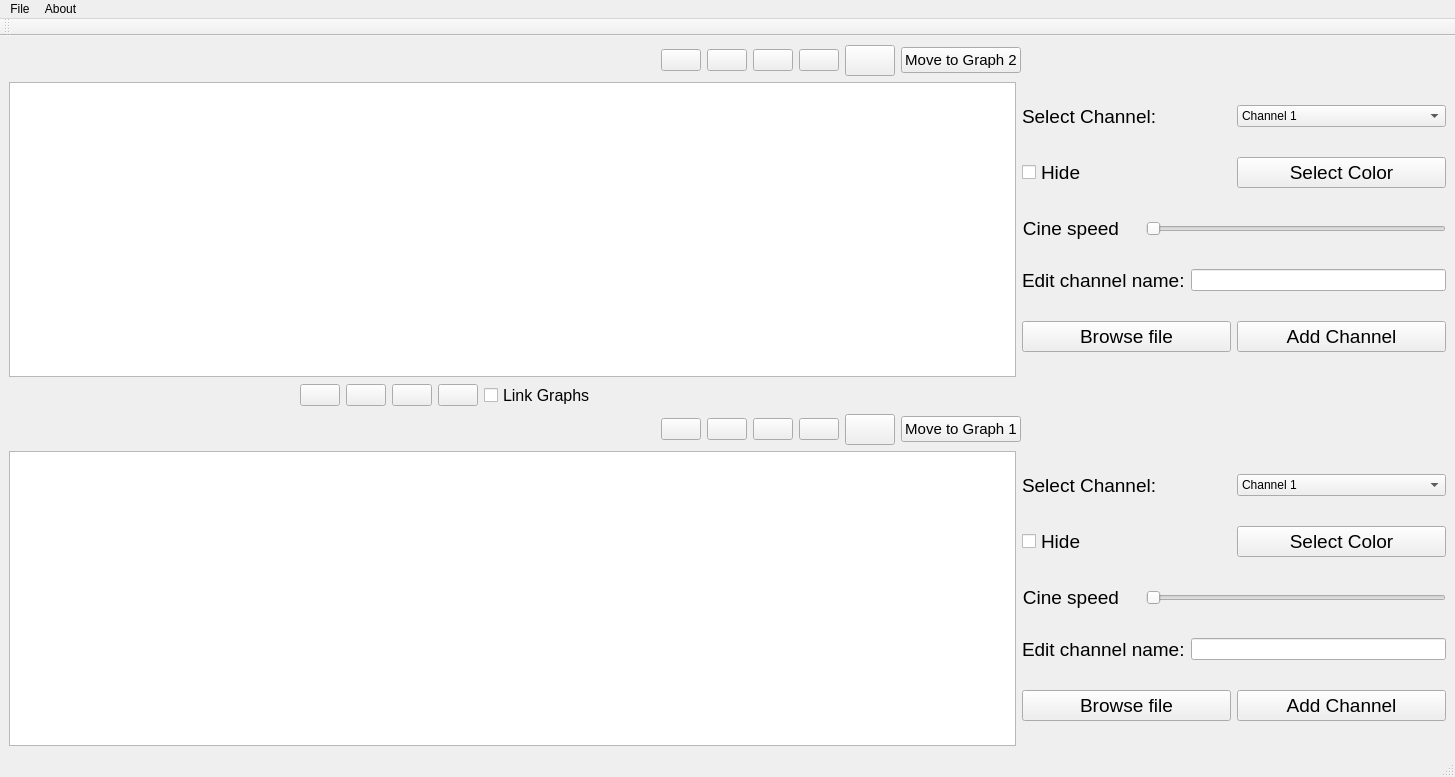
<?xml version="1.0" encoding="UTF-8"?>
<ui version="4.0">
 <class>MainWindow</class>
 <widget class="QMainWindow" name="MainWindow">
  <property name="geometry">
   <rect>
    <x>0</x>
    <y>0</y>
    <width>1455</width>
    <height>777</height>
   </rect>
  </property>
  <property name="windowTitle">
   <string>MainWindow</string>
  </property>
  <widget class="QWidget" name="centralwidget">
   <layout class="QGridLayout" name="gridLayout_3">
    <item row="0" column="0">
     <layout class="QHBoxLayout" name="horizontalLayout_11">
      <item>
       <spacer name="horizontalSpacer_9">
        <property name="orientation">
         <enum>Qt::Horizontal</enum>
        </property>
        <property name="sizeHint" stdset="0">
         <size>
          <width>40</width>
          <height>20</height>
         </size>
        </property>
       </spacer>
      </item>
      <item>
       <widget class="QPushButton" name="playPauseBtn1">
        <property name="enabled">
         <bool>true</bool>
        </property>
        <property name="maximumSize">
         <size>
          <width>50</width>
          <height>16777215</height>
         </size>
        </property>
        <property name="text">
         <string/>
        </property>
        <property name="icon">
         <iconset>
          <normaloff>Images/play.png</normaloff>Images/play.png</iconset>
        </property>
       </widget>
      </item>
      <item>
       <widget class="QPushButton" name="zoomInBtn1">
        <property name="maximumSize">
         <size>
          <width>50</width>
          <height>16777215</height>
         </size>
        </property>
        <property name="text">
         <string/>
        </property>
        <property name="icon">
         <iconset>
          <normaloff>Images/zoom-in.png</normaloff>Images/zoom-in.png</iconset>
        </property>
       </widget>
      </item>
      <item>
       <widget class="QPushButton" name="zoomOutBtn1">
        <property name="maximumSize">
         <size>
          <width>50</width>
          <height>16777215</height>
         </size>
        </property>
        <property name="text">
         <string/>
        </property>
        <property name="icon">
         <iconset>
          <normaloff>Images/zoom-out.png</normaloff>Images/zoom-out.png</iconset>
        </property>
       </widget>
      </item>
      <item>
       <widget class="QPushButton" name="rewindBtn1">
        <property name="maximumSize">
         <size>
          <width>50</width>
          <height>16777215</height>
         </size>
        </property>
        <property name="text">
         <string/>
        </property>
        <property name="icon">
         <iconset>
          <normaloff>Images/rewind.png</normaloff>Images/rewind.png</iconset>
        </property>
       </widget>
      </item>
      <item>
       <widget class="QPushButton" name="exportButton1">
        <property name="enabled">
         <bool>true</bool>
        </property>
        <property name="maximumSize">
         <size>
          <width>50</width>
          <height>16777215</height>
         </size>
        </property>
        <property name="font">
         <font>
          <pointsize>14</pointsize>
         </font>
        </property>
        <property name="text">
         <string/>
        </property>
        <property name="icon">
         <iconset>
          <normaloff>Images/export-pdf.png</normaloff>Images/export-pdf.png</iconset>
        </property>
       </widget>
      </item>
      <item>
       <widget class="QPushButton" name="moveToGraph2">
        <property name="font">
         <font>
          <pointsize>11</pointsize>
         </font>
        </property>
        <property name="text">
         <string>Move to Graph 2</string>
        </property>
       </widget>
      </item>
      <item>
       <spacer name="horizontalSpacer_2">
        <property name="orientation">
         <enum>Qt::Horizontal</enum>
        </property>
        <property name="sizeType">
         <enum>QSizePolicy::Fixed</enum>
        </property>
        <property name="sizeHint" stdset="0">
         <size>
          <width>425</width>
          <height>20</height>
         </size>
        </property>
       </spacer>
      </item>
     </layout>
    </item>
    <item row="1" column="0">
     <layout class="QGridLayout" name="plotGridLayout1">
      <item row="0" column="1">
       <layout class="QGridLayout" name="gridLayout">
        <item row="0" column="0" colspan="2">
         <layout class="QHBoxLayout" name="horizontalLayout">
          <item>
           <widget class="QLabel" name="selectChannelLabel1">
            <property name="font">
             <font>
              <pointsize>14</pointsize>
             </font>
            </property>
            <property name="text">
             <string>Select Channel:</string>
            </property>
           </widget>
          </item>
          <item>
           <widget class="QComboBox" name="channelList1">
            <property name="styleSheet">
             <string notr="true"/>
            </property>
            <item>
             <property name="text">
              <string>Channel 1</string>
             </property>
            </item>
           </widget>
          </item>
         </layout>
        </item>
        <item row="1" column="0" colspan="2">
         <layout class="QHBoxLayout" name="horizontalLayout_15">
          <item>
           <widget class="QCheckBox" name="checkBox1">
            <property name="font">
             <font>
              <pointsize>14</pointsize>
             </font>
            </property>
            <property name="text">
             <string>Hide </string>
            </property>
           </widget>
          </item>
          <item>
           <widget class="QPushButton" name="selectColorBtn1">
            <property name="font">
             <font>
              <pointsize>14</pointsize>
             </font>
            </property>
            <property name="text">
             <string>Select Color</string>
            </property>
           </widget>
          </item>
         </layout>
        </item>
        <item row="2" column="0" colspan="2">
         <layout class="QHBoxLayout" name="horizontalLayout_2">
          <item>
           <widget class="QLabel" name="cineSpeed1">
            <property name="font">
             <font>
              <pointsize>14</pointsize>
             </font>
            </property>
            <property name="layoutDirection">
             <enum>Qt::LeftToRight</enum>
            </property>
            <property name="text">
             <string>Cine speed    </string>
            </property>
            <property name="alignment">
             <set>Qt::AlignRight|Qt::AlignTrailing|Qt::AlignVCenter</set>
            </property>
           </widget>
          </item>
          <item>
           <widget class="QSlider" name="horizontalSlider">
            <property name="sizePolicy">
             <sizepolicy hsizetype="Fixed" vsizetype="Fixed">
              <horstretch>0</horstretch>
              <verstretch>0</verstretch>
             </sizepolicy>
            </property>
            <property name="minimumSize">
             <size>
              <width>300</width>
              <height>0</height>
             </size>
            </property>
            <property name="orientation">
             <enum>Qt::Horizontal</enum>
            </property>
           </widget>
          </item>
         </layout>
        </item>
        <item row="3" column="0" colspan="2">
         <layout class="QHBoxLayout" name="horizontalLayout_3">
          <item>
           <widget class="QLabel" name="label_2">
            <property name="font">
             <font>
              <pointsize>14</pointsize>
             </font>
            </property>
            <property name="text">
             <string>Edit channel name:</string>
            </property>
           </widget>
          </item>
          <item>
           <widget class="QLineEdit" name="lineEdit"/>
          </item>
         </layout>
        </item>
        <item row="4" column="0">
         <widget class="QPushButton" name="browseBtn1">
          <property name="font">
           <font>
            <pointsize>14</pointsize>
           </font>
          </property>
          <property name="text">
           <string>Browse file</string>
          </property>
         </widget>
        </item>
        <item row="4" column="1">
         <widget class="QPushButton" name="pushButton">
          <property name="font">
           <font>
            <pointsize>14</pointsize>
           </font>
          </property>
          <property name="text">
           <string>Add Channel</string>
          </property>
         </widget>
        </item>
       </layout>
      </item>
      <item row="1" column="0">
       <layout class="QHBoxLayout" name="horizontalLayout_4"/>
      </item>
      <item row="0" column="0">
       <widget class="PlotWidget" name="plotGraph1"/>
      </item>
     </layout>
    </item>
    <item row="2" column="0">
     <layout class="QHBoxLayout" name="horizontalLayout_9">
      <item>
       <layout class="QHBoxLayout" name="horizontalLayout_5">
        <item>
         <spacer name="horizontalSpacer_7">
          <property name="orientation">
           <enum>Qt::Horizontal</enum>
          </property>
          <property name="sizeHint" stdset="0">
           <size>
            <width>40</width>
            <height>20</height>
           </size>
          </property>
         </spacer>
        </item>
        <item>
         <widget class="QPushButton" name="playPauseLinkBtn">
          <property name="enabled">
           <bool>true</bool>
          </property>
          <property name="maximumSize">
           <size>
            <width>50</width>
            <height>16777215</height>
           </size>
          </property>
          <property name="text">
           <string/>
          </property>
          <property name="icon">
           <iconset>
            <normaloff>Images/play.png</normaloff>Images/play.png</iconset>
          </property>
         </widget>
        </item>
        <item>
         <widget class="QPushButton" name="rewindLinkBtn">
          <property name="maximumSize">
           <size>
            <width>50</width>
            <height>16777215</height>
           </size>
          </property>
          <property name="text">
           <string/>
          </property>
          <property name="icon">
           <iconset>
            <normaloff>Images/rewind.png</normaloff>Images/rewind.png</iconset>
          </property>
         </widget>
        </item>
        <item>
         <widget class="QPushButton" name="zoomInLinkBtn">
          <property name="maximumSize">
           <size>
            <width>50</width>
            <height>16777215</height>
           </size>
          </property>
          <property name="text">
           <string/>
          </property>
          <property name="icon">
           <iconset>
            <normaloff>Images/zoom-in.png</normaloff>Images/zoom-in.png</iconset>
          </property>
         </widget>
        </item>
        <item>
         <widget class="QPushButton" name="zoomOutLinkBtn">
          <property name="maximumSize">
           <size>
            <width>50</width>
            <height>16777215</height>
           </size>
          </property>
          <property name="text">
           <string/>
          </property>
          <property name="icon">
           <iconset>
            <normaloff>Images/zoom-out.png</normaloff>Images/zoom-out.png</iconset>
          </property>
         </widget>
        </item>
       </layout>
      </item>
      <item>
       <widget class="QCheckBox" name="linkGraphsCheckBox">
        <property name="font">
         <font>
          <pointsize>12</pointsize>
         </font>
        </property>
        <property name="text">
         <string>Link Graphs</string>
        </property>
       </widget>
      </item>
      <item>
       <spacer name="horizontalSpacer_8">
        <property name="orientation">
         <enum>Qt::Horizontal</enum>
        </property>
        <property name="sizeType">
         <enum>QSizePolicy::Fixed</enum>
        </property>
        <property name="sizeHint" stdset="0">
         <size>
          <width>850</width>
          <height>20</height>
         </size>
        </property>
       </spacer>
      </item>
     </layout>
    </item>
    <item row="3" column="0">
     <layout class="QHBoxLayout" name="horizontalLayout_7">
      <item>
       <spacer name="horizontalSpacer_10">
        <property name="orientation">
         <enum>Qt::Horizontal</enum>
        </property>
        <property name="sizeHint" stdset="0">
         <size>
          <width>40</width>
          <height>20</height>
         </size>
        </property>
       </spacer>
      </item>
      <item>
       <widget class="QPushButton" name="playPauseBtn2">
        <property name="enabled">
         <bool>true</bool>
        </property>
        <property name="maximumSize">
         <size>
          <width>50</width>
          <height>16777215</height>
         </size>
        </property>
        <property name="text">
         <string/>
        </property>
        <property name="icon">
         <iconset>
          <normaloff>Images/play.png</normaloff>Images/play.png</iconset>
        </property>
       </widget>
      </item>
      <item>
       <widget class="QPushButton" name="zoomInBtn2">
        <property name="maximumSize">
         <size>
          <width>50</width>
          <height>16777215</height>
         </size>
        </property>
        <property name="text">
         <string/>
        </property>
        <property name="icon">
         <iconset>
          <normaloff>Images/zoom-in.png</normaloff>Images/zoom-in.png</iconset>
        </property>
       </widget>
      </item>
      <item>
       <widget class="QPushButton" name="zoomOutBtn2">
        <property name="maximumSize">
         <size>
          <width>50</width>
          <height>16777215</height>
         </size>
        </property>
        <property name="text">
         <string/>
        </property>
        <property name="icon">
         <iconset>
          <normaloff>Images/zoom-out.png</normaloff>Images/zoom-out.png</iconset>
        </property>
       </widget>
      </item>
      <item>
       <widget class="QPushButton" name="rewindBtn2">
        <property name="maximumSize">
         <size>
          <width>50</width>
          <height>16777215</height>
         </size>
        </property>
        <property name="text">
         <string/>
        </property>
        <property name="icon">
         <iconset>
          <normaloff>Images/rewind.png</normaloff>Images/rewind.png</iconset>
        </property>
       </widget>
      </item>
      <item>
       <widget class="QPushButton" name="exportButton2">
        <property name="enabled">
         <bool>true</bool>
        </property>
        <property name="maximumSize">
         <size>
          <width>50</width>
          <height>16777215</height>
         </size>
        </property>
        <property name="font">
         <font>
          <pointsize>14</pointsize>
         </font>
        </property>
        <property name="text">
         <string/>
        </property>
        <property name="icon">
         <iconset>
          <normaloff>Images/export-pdf.png</normaloff>Images/export-pdf.png</iconset>
        </property>
       </widget>
      </item>
      <item>
       <widget class="QPushButton" name="moveToGraph1">
        <property name="font">
         <font>
          <pointsize>11</pointsize>
         </font>
        </property>
        <property name="text">
         <string>Move to Graph 1</string>
        </property>
       </widget>
      </item>
      <item>
       <spacer name="horizontalSpacer">
        <property name="orientation">
         <enum>Qt::Horizontal</enum>
        </property>
        <property name="sizeType">
         <enum>QSizePolicy::Fixed</enum>
        </property>
        <property name="sizeHint" stdset="0">
         <size>
          <width>425</width>
          <height>20</height>
         </size>
        </property>
       </spacer>
      </item>
     </layout>
    </item>
    <item row="4" column="0">
     <layout class="QGridLayout" name="plotGridLayout1_2">
      <item row="0" column="1">
       <layout class="QGridLayout" name="gridLayout_2">
        <item row="0" column="0" colspan="2">
         <layout class="QHBoxLayout" name="horizontalLayout_8">
          <item>
           <widget class="QLabel" name="selectChannelLabel2">
            <property name="font">
             <font>
              <pointsize>14</pointsize>
             </font>
            </property>
            <property name="text">
             <string>Select Channel:</string>
            </property>
           </widget>
          </item>
          <item>
           <widget class="QComboBox" name="channelList2">
            <property name="styleSheet">
             <string notr="true"/>
            </property>
            <item>
             <property name="text">
              <string>Channel 1</string>
             </property>
            </item>
           </widget>
          </item>
         </layout>
        </item>
        <item row="1" column="0" colspan="2">
         <layout class="QHBoxLayout" name="horizontalLayout_13">
          <item>
           <widget class="QCheckBox" name="checkBox2">
            <property name="font">
             <font>
              <pointsize>14</pointsize>
             </font>
            </property>
            <property name="text">
             <string>Hide </string>
            </property>
           </widget>
          </item>
          <item>
           <widget class="QPushButton" name="selectColorBtn2">
            <property name="font">
             <font>
              <pointsize>14</pointsize>
             </font>
            </property>
            <property name="styleSheet">
             <string notr="true"/>
            </property>
            <property name="text">
             <string>Select Color</string>
            </property>
           </widget>
          </item>
         </layout>
        </item>
        <item row="2" column="0" colspan="2">
         <layout class="QHBoxLayout" name="horizontalLayout_12">
          <item>
           <widget class="QLabel" name="cineSpeed2">
            <property name="font">
             <font>
              <pointsize>14</pointsize>
             </font>
            </property>
            <property name="layoutDirection">
             <enum>Qt::LeftToRight</enum>
            </property>
            <property name="text">
             <string>Cine speed    </string>
            </property>
            <property name="alignment">
             <set>Qt::AlignRight|Qt::AlignTrailing|Qt::AlignVCenter</set>
            </property>
           </widget>
          </item>
          <item>
           <widget class="QSlider" name="speedSlider2">
            <property name="sizePolicy">
             <sizepolicy hsizetype="Fixed" vsizetype="Fixed">
              <horstretch>0</horstretch>
              <verstretch>0</verstretch>
             </sizepolicy>
            </property>
            <property name="minimumSize">
             <size>
              <width>300</width>
              <height>0</height>
             </size>
            </property>
            <property name="orientation">
             <enum>Qt::Horizontal</enum>
            </property>
           </widget>
          </item>
         </layout>
        </item>
        <item row="3" column="0" colspan="2">
         <layout class="QHBoxLayout" name="horizontalLayout_10">
          <item>
           <widget class="QLabel" name="label_3">
            <property name="font">
             <font>
              <pointsize>14</pointsize>
             </font>
            </property>
            <property name="text">
             <string>Edit channel name:</string>
            </property>
           </widget>
          </item>
          <item>
           <widget class="QLineEdit" name="lineEdit2"/>
          </item>
         </layout>
        </item>
        <item row="4" column="0">
         <widget class="QPushButton" name="browseBtn2">
          <property name="font">
           <font>
            <pointsize>14</pointsize>
           </font>
          </property>
          <property name="text">
           <string>Browse file</string>
          </property>
         </widget>
        </item>
        <item row="4" column="1">
         <widget class="QPushButton" name="addNewChannel2">
          <property name="font">
           <font>
            <pointsize>14</pointsize>
           </font>
          </property>
          <property name="text">
           <string>Add Channel</string>
          </property>
         </widget>
        </item>
       </layout>
      </item>
      <item row="1" column="0">
       <layout class="QHBoxLayout" name="horizontalLayout_6"/>
      </item>
      <item row="0" column="0">
       <widget class="PlotWidget" name="plotGraph2"/>
      </item>
     </layout>
    </item>
   </layout>
  </widget>
  <widget class="QMenuBar" name="menubar">
   <property name="geometry">
    <rect>
     <x>0</x>
     <y>0</y>
     <width>1455</width>
     <height>21</height>
    </rect>
   </property>
   <widget class="QMenu" name="menuFile">
    <property name="title">
     <string>File</string>
    </property>
    <widget class="QMenu" name="menuOpen">
     <property name="title">
      <string>Open</string>
     </property>
     <widget class="QMenu" name="menuGraph_1">
      <property name="title">
       <string>Graph 1</string>
      </property>
      <addaction name="actionChannel_3"/>
      <addaction name="actionChannel_4"/>
      <addaction name="actionChannel_5"/>
     </widget>
     <widget class="QMenu" name="menuGraph_2">
      <property name="title">
       <string>Graph 2</string>
      </property>
      <addaction name="actionChannel_6"/>
      <addaction name="actionChannel_7"/>
      <addaction name="actionChannel_8"/>
     </widget>
     <addaction name="menuGraph_1"/>
     <addaction name="menuGraph_2"/>
    </widget>
    <addaction name="actionNew"/>
    <addaction name="menuOpen"/>
    <addaction name="actionSave_As"/>
   </widget>
   <widget class="QMenu" name="menuAbout">
    <property name="title">
     <string>About</string>
    </property>
   </widget>
   <addaction name="menuFile"/>
   <addaction name="menuAbout"/>
  </widget>
  <widget class="QStatusBar" name="statusbar"/>
  <widget class="QToolBar" name="toolBar">
   <property name="windowTitle">
    <string>toolBar</string>
   </property>
   <attribute name="toolBarArea">
    <enum>TopToolBarArea</enum>
   </attribute>
   <attribute name="toolBarBreak">
    <bool>false</bool>
   </attribute>
  </widget>
  <action name="actionNew">
   <property name="text">
    <string>New</string>
   </property>
   <property name="shortcut">
    <string>Ctrl+N</string>
   </property>
  </action>
  <action name="actionSave_As">
   <property name="text">
    <string>Exit</string>
   </property>
   <property name="shortcut">
    <string/>
   </property>
  </action>
  <action name="actionChannel_3">
   <property name="text">
    <string>Channel 1</string>
   </property>
  </action>
  <action name="actionChannel_4">
   <property name="text">
    <string>Channel 2</string>
   </property>
  </action>
  <action name="actionChannel_5">
   <property name="text">
    <string>Channel 3</string>
   </property>
  </action>
  <action name="actionChannel_6">
   <property name="text">
    <string>Channel 1</string>
   </property>
  </action>
  <action name="actionChannel_7">
   <property name="text">
    <string>Channel 2</string>
   </property>
  </action>
  <action name="actionChannel_8">
   <property name="text">
    <string>Channel 3</string>
   </property>
  </action>
 </widget>
 <customwidgets>
  <customwidget>
   <class>PlotWidget</class>
   <extends>QGraphicsView</extends>
   <header location="global">pyqtgraph</header>
   <container>1</container>
  </customwidget>
 </customwidgets>
 <resources/>
 <connections/>
</ui>
